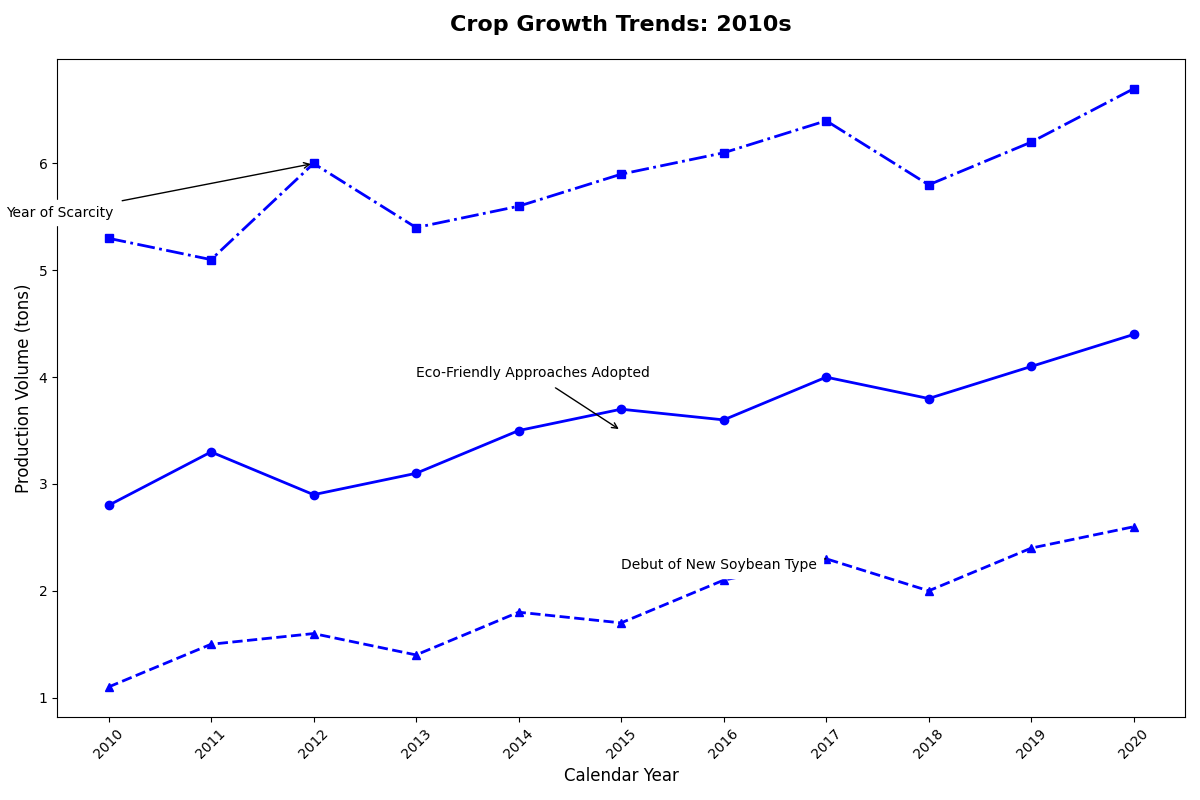

Reproduce this figure in Python.
import matplotlib.pyplot as plt
import numpy as np

years = np.arange(2010, 2021)
wheat_yield = np.array([2.8, 3.3, 2.9, 3.1, 3.5, 3.7, 3.6, 4.0, 3.8, 4.1, 4.4])
corn_yield = np.array([5.3, 5.1, 6.0, 5.4, 5.6, 5.9, 6.1, 6.4, 5.8, 6.2, 6.7])
soybean_yield = np.array([1.1, 1.5, 1.6, 1.4, 1.8, 1.7, 2.1, 2.3, 2.0, 2.4, 2.6])

fig, ax = plt.subplots(figsize=(12, 8))

# Apply a consistent color 'blue' across all data groups
uniform_color = 'blue'

ax.plot(years, wheat_yield, color=uniform_color, marker='o', linewidth=2, linestyle='-')
ax.plot(years, corn_yield, color=uniform_color, marker='s', linewidth=2, linestyle='-.')
ax.plot(years, soybean_yield, color=uniform_color, marker='^', linewidth=2, linestyle='--')

ax.set_title('Crop Growth Trends: 2010s', fontsize=16, fontweight='bold', loc='center', pad=20)
ax.set_xlabel('Calendar Year', fontsize=12)
ax.set_ylabel('Production Volume (tons)', fontsize=12)

ax.set_xticks(years)
ax.set_xticklabels(years, rotation=45)

ax.annotate('Eco-Friendly Approaches Adopted', xy=(2015, 3.5), xytext=(2013, 4.0),
            arrowprops=dict(facecolor='black', arrowstyle='->'),
            fontsize=10, backgroundcolor='white')
ax.annotate('Year of Scarcity', xy=(2012, 6.0), xytext=(2009, 5.5),
            arrowprops=dict(facecolor='black', arrowstyle='->'),
            fontsize=10, backgroundcolor='white')
ax.annotate('Debut of New Soybean Type', xy=(2017, 2.3), xytext=(2015, 2.2),
            arrowprops=dict(facecolor='black', arrowstyle='->'),
            fontsize=10, backgroundcolor='white')

plt.tight_layout()
plt.show()
